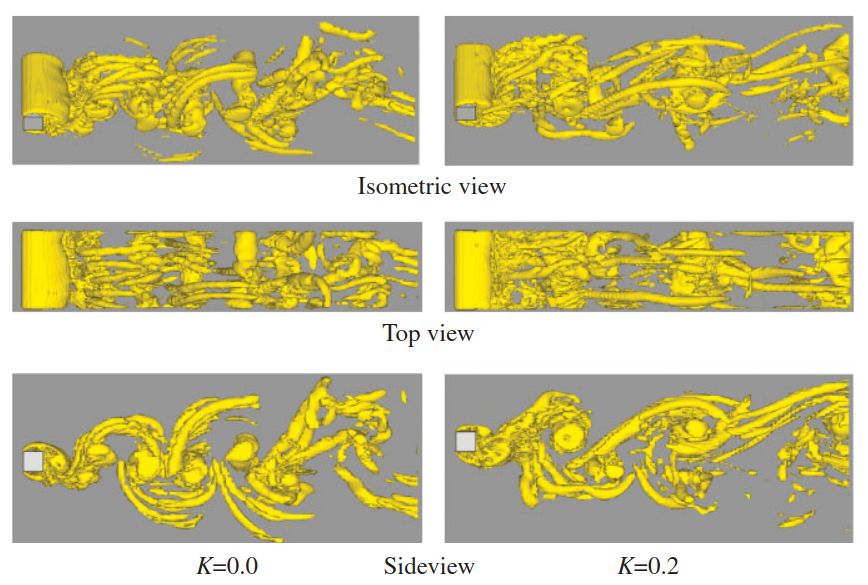
#> input picture images/turbulence/lankadsu2009.png, 868 x 585 px; its folder holds 4 pictures in this run
$ python resize.py
#> lines starting #> are read from the running program, lines starting #| are printed output that depends on the picture
from PIL import Image
import os


for f in os.listdir('.'):
    if f.endswith('.png') or f.endswith('.jpeg') or f.endswith('.jpg'):
        image = Image.open(f)
#> image is the input picture: PIL image 868x585 RGBA; mean R, G, B, A 202.1, 196, 149.2, 255
        width, height = image.size
#> width = 868; height = 585
        new_height = 240
        new_width = int((width*new_height) / height)
#> new_width = 356
        image = image.resize((new_width, new_height))
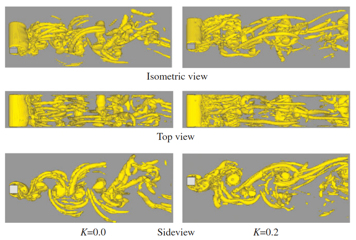
#> image: PIL image 356x240 RGBA; mean R, G, B, A 202.1, 196, 149.1, 255
        fn, fext = os.path.splitext(f)
        image.save('resized/' + fn + '_resized' + fext, quality=90)
#> pass 2 of the loop `for f in os.listdir('.'):`:
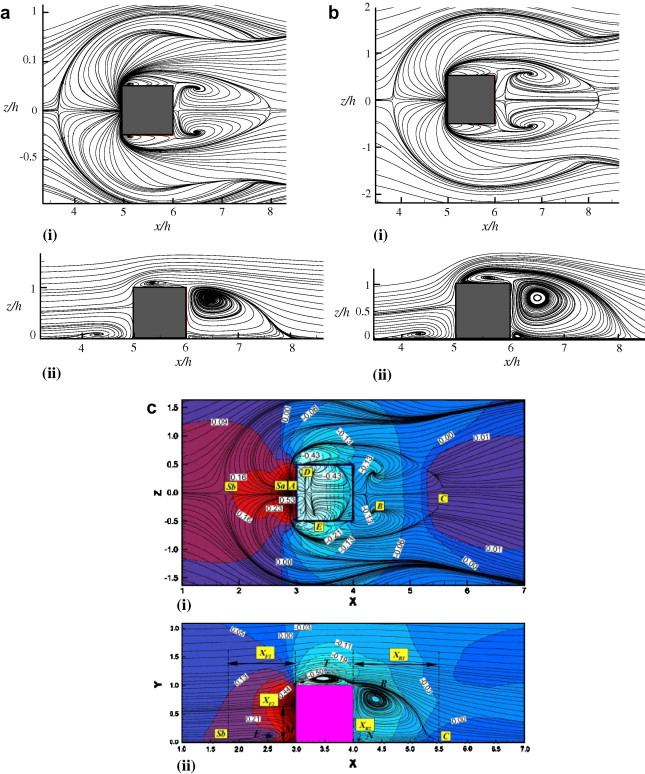
#> input picture images/turbulence/ratnam2008.jpg, 645 x 774 px
#> image is the input picture: PIL image 645x774 RGB; mean R, G, B 193.4, 198.8, 214
#> `image = image.resize((new_width, new_height))`:
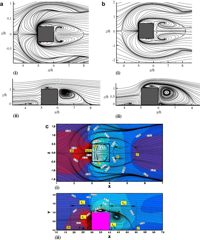
#> image: PIL image 200x240 RGB; mean R, G, B 193.2, 198.6, 213.8
